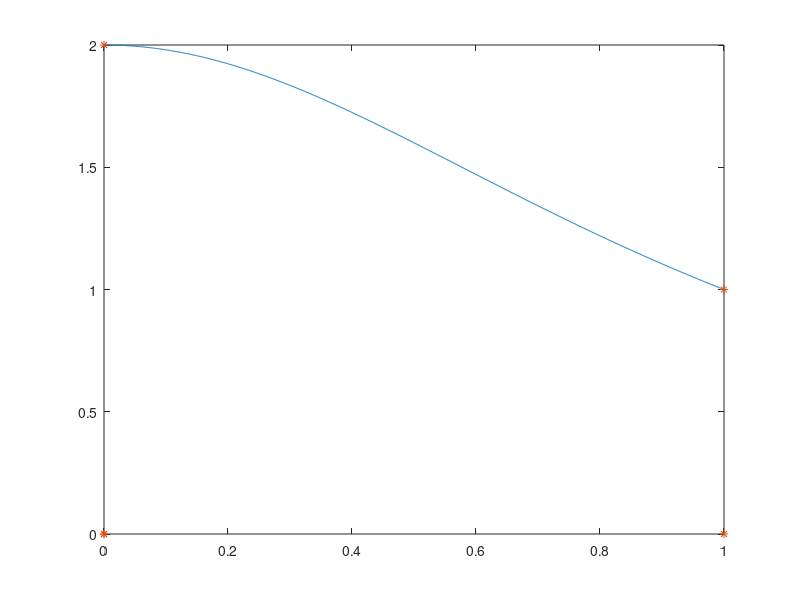

MATLAB code for this plot:
a = 0;
b = 1;
f = @(x) 2 ./ (1 + x.^2);

trapezium = ((b - a) / 2) * (f(a) + f(b));

fprintf("Result with trapezium formula: %f\n", trapezium);

x = linspace(0, 1, 1000);
plot(x, f(x));
hold on;

q = [0, 0, 1, 1, 0];
w = [0, f(0), f(1), 0, 0];
plot(q, w, '*');

simpson = ((b - a) / 6) * (f(a) + f(b) + 4 * f((a + b) / 2));
fprintf("Result with Simpson formula: %f\n", simpson);